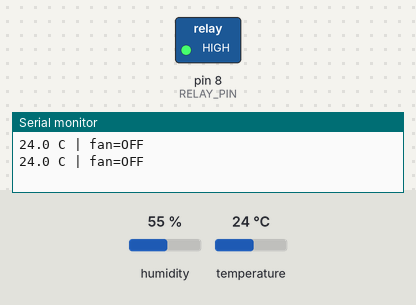
Simulated run of this sketch. Board: Arduino Uno, built with avr-gcc and run on an emulated ATmega328P. On the bench: switched loads named in the sketch (green lamp = pin HIGH), the last lines printed to the serial monitor. Inputs (shaded band) come from the test bench; at power-on: temperature 24 °C, humidity 55 %.

Above: at 5.8 s.
5.9 s: temperature set to 29.4 °C
9.6 s: temperature set to 30.4 °C
At 11.0 s:
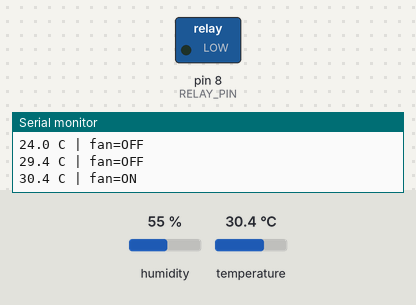
13.3 s: temperature set to 28.8 °C
17.0 s: temperature set to 27.3 °C
At 17.9 s:
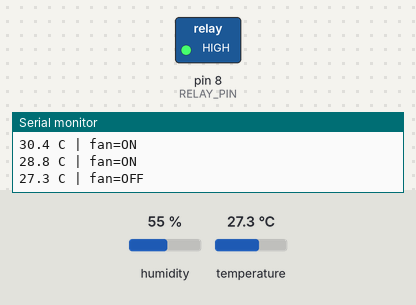
20.7 s: temperature set to 33 °C
At 22.9 s:
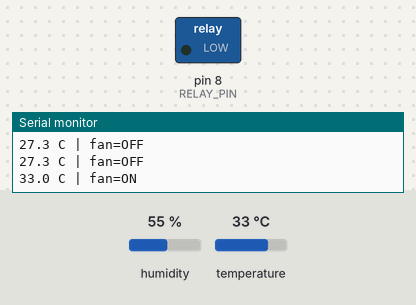
Timing chart, 0 to 24.4 s (numbered marks = the images above; inputs shaded):
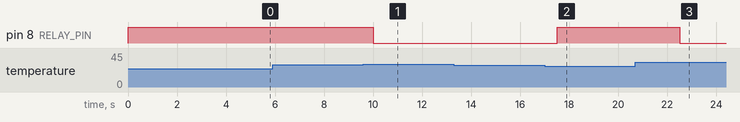

The sketch:

temperature-fan-automation.ino
```cpp
// CircuitByte: low-voltage DC fan controller. UNO R3 + DHT22 + driven 5V relay module.
// DHT DATA D2 with 10k pull-up to 5V. Relay IN D8; configure trigger polarity below.
// External 5V supply -> relay COM; NO -> fan+; fan- -> supply GND.
// Common signal GND. Fan is an additional part; never connect mains.
#include <DHT.h>
const byte DHT_PIN = 2, RELAY_PIN = 8;
const bool RELAY_ACTIVE_LOW = true; // Confirm with the load disconnected.
const float ON_C = 30.0, OFF_C = 28.0;
DHT dht(DHT_PIN, DHT22);
bool fanOn = false;
unsigned long lastRead = 0;
void setFan(bool on) {
  fanOn = on;
  digitalWrite(RELAY_PIN, (on == RELAY_ACTIVE_LOW) ? LOW : HIGH);
}
void setup() {
  digitalWrite(RELAY_PIN, RELAY_ACTIVE_LOW ? HIGH : LOW); // Idle level before output
  pinMode(RELAY_PIN, OUTPUT); setFan(false);
  Serial.begin(9600); dht.begin();
}
void loop() {
  if (millis() - lastRead < 2500UL) return;
  lastRead = millis();
  float t = dht.readTemperature();
  if (isnan(t)) {
    setFan(false); // Demo policy only; real cooling systems may require fail-ON.
    Serial.println(F("Sensor fault: demo fan OFF. Check sensor/pull-up.")); return;
  }
  if (t >= ON_C) setFan(true);
  else if (t <= OFF_C) setFan(false);
  Serial.print(t,1); Serial.print(F(" C | fan=")); Serial.println(fanOn ? F("ON") : F("OFF"));
}
```

Measured:
- the behaviour switches between 29.9 and 30 °C on temperature (found by bisection; images 0 and 1)
- the behaviour switches between 28.1 and 28 °C on temperature (found by bisection; images 1 and 2)
- after the input at 9.6 s, pin 8 (RELAY_PIN): HIGH → LOW after 0.41 s
- after the input at 17.0 s, pin 8 (RELAY_PIN): LOW → HIGH after 0.51 s
- after the input at 20.7 s, pin 8 (RELAY_PIN): HIGH → LOW after 1.8 s
